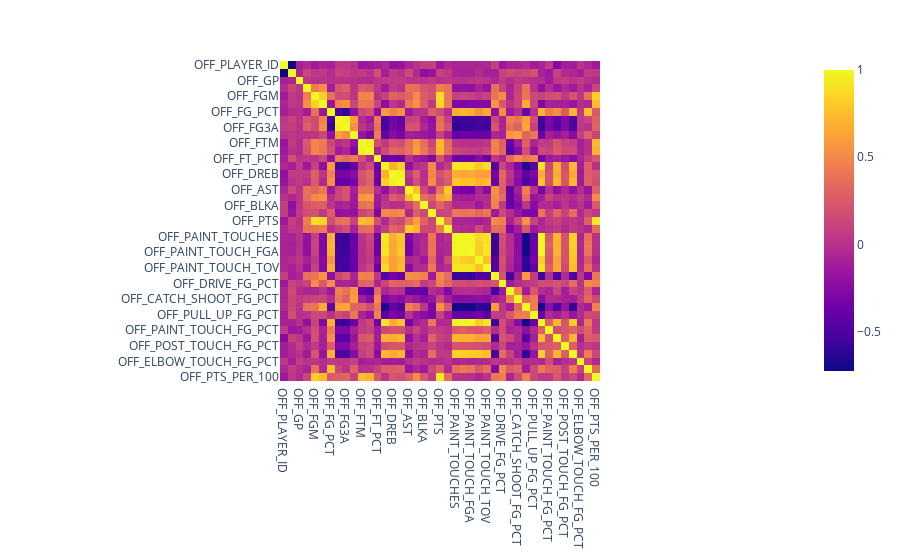
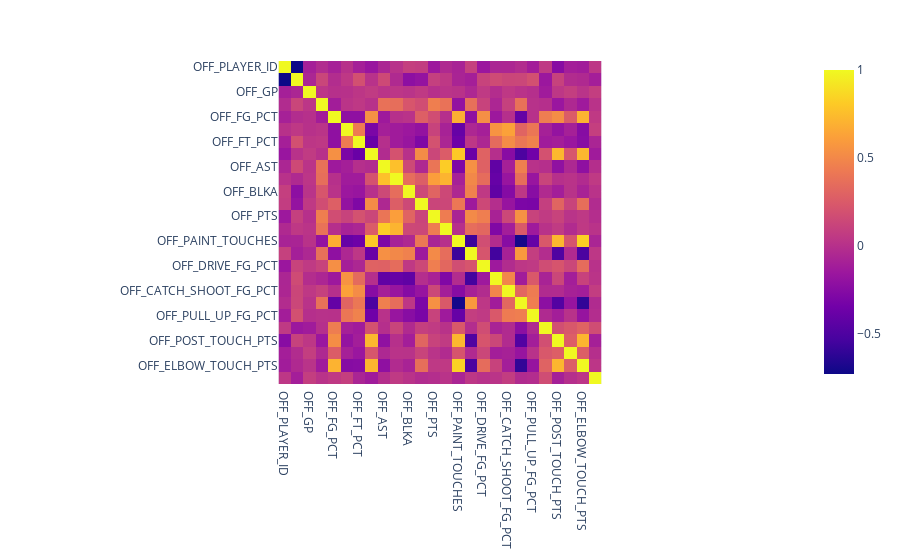

Here is the notebook cell these charts were saved with, in order:
### Markdown cell above
# Examine Correlation

Find correlation between inputs and remove redundant inputs

### Code cell
off_stats = inputs.filter(regex='^OFF').copy()

# Display correlation matrix
fig = px.imshow(off_stats.corr())
fig.show()

# Drop columns with correlation > 0.9
off_cols = ['OFF_FGM', 'OFF_FGA', 'OFF_EFF_FG_PCT', 'OFF_OREB', 'OFF_PAINT_TOUCH_FGA', 'OFF_PAINT_TOUCH_FGM', 'OFF_PAINT_TOUCH_TOV', 'OFF_PAINT_TOUCH_PASSES', 'OFF_PAINT_TOUCH_PTS', 'OFF_DREB', 'OFF_FG3A', 'OFF_FG3M', 'OFF_FTM', 'OFF_FTA', 'OFF_PTS_PER_100']
off_stats.drop(columns=off_cols, inplace=True)
fig = px.imshow(off_stats.corr())
fig.show()

print('Columns before removal: ' + str(len(off_cols) + len(off_stats.columns)))
print('Columns after removal: ' + str(len(off_stats.columns)))

### Figure 1 — Plotly figure (JSON) as saved in the notebook; plotly's stock layout.template omitted (floating-point values rounded to 4 significant figures; data arrays with more than 128 entries replaced by an {"elided": "..."} marker saying what was removed)
{"data": [{"coloraxis": "coloraxis", "hovertemplate": "x: %{x}<br>y: %{y}<br>color: %{z}<extra></extra>", "name": "0", "type": "heatmap", "x": ["OFF_PLAYER_ID", "OFF_AGE", "OFF_GP", "OFF_MIN", "OFF_FGM", "OFF_FGA", "OFF_FG_PCT", "OFF_FG3M", "OFF_FG3A", "OFF_FG3_PCT", "OFF_FTM", "OFF_FTA", "OFF_FT_PCT", "OFF_OREB", "OFF_DREB", "OFF_REB", "OFF_AST", "OFF_TOV", "OFF_BLKA", "OFF_PF", "OFF_PTS", "OFF_TOUCHES", "OFF_PAINT_TOUCHES", "OFF_PAINT_TOUCH_FGM", "OFF_PAINT_TOUCH_FGA", "OFF_PAINT_TOUCH_PASSES", "OFF_PAINT_TOUCH_TOV", "OFF_DRIVE_PTS", "OFF_DRIVE_FG_PCT", "OFF_CATCH_SHOOT_PTS", "OFF_CATCH_SHOOT_FG_PCT", "OFF_PULL_UP_PTS", "OFF_PULL_UP_FG_PCT", "OFF_PAINT_TOUCH_PTS", "OFF_PAINT_TOUCH_FG_PCT", "OFF_POST_TOUCH_PTS", "OFF_POST_TOUCH_FG_PCT", "OFF_ELBOW_TOUCH_PTS", "OFF_ELBOW_TOUCH_FG_PCT", "OFF_EFF_FG_PCT", "OFF_PTS_PER_100"], "xaxis": "x", "y": ["OFF_PLAYER_ID", "OFF_AGE", "OFF_GP", "OFF_MIN", "OFF_FGM", "OFF_FGA", "OFF_FG_PCT", "OFF_FG3M", "OFF_FG3A", "OFF_FG3_PCT", "OFF_FTM", "OFF_FTA", "OFF_FT_PCT", "OFF_OREB", "OFF_DREB", "OFF_REB", "OFF_AST", "OFF_TOV", "OFF_BLKA", "OFF_PF", "OFF_PTS", "OFF_TOUCHES", "OFF_PAINT_TOUCHES", "OFF_PAINT_TOUCH_FGM", "OFF_PAINT_TOUCH_FGA", "OFF_PAINT_TOUCH_PASSES", "OFF_PAINT_TOUCH_TOV", "OFF_DRIVE_PTS", "OFF_DRIVE_FG_PCT", "OFF_CATCH_SHOOT_PTS", "OFF_CATCH_SHOOT_FG_PCT", "OFF_PULL_UP_PTS", "OFF_PULL_UP_FG_PCT", "OFF_PAINT_TOUCH_PTS", "OFF_PAINT_TOUCH_FG_PCT", "OFF_POST_TOUCH_PTS", "OFF_POST_TOUCH_FG_PCT", "OFF_ELBOW_TOUCH_PTS", "OFF_ELBOW_TOUCH_FG_PCT", "OFF_EFF_FG_PCT", "OFF_PTS_PER_100"], "yaxis": "y", "z": {"elided": "41x41 float values"}}], "layout": {"coloraxis": {"colorscale": [[0, "#0d0887"], [0.1111, "#46039f"], [0.2222, "#7201a8"], [0.3333, "#9c179e"], [0.4444, "#bd3786"], [0.5556, "#d8576b"], [0.6667, "#ed7953"], [0.7778, "#fb9f3a"], [0.8889, "#fdca26"], [1, "#f0f921"]]}, "margin": {"t": 60}, "xaxis": {"anchor": "y", "constrain": "domain", "domain": [0, 1], "scaleanchor": "y"}, "yaxis": {"anchor": "x", "autorange": "reversed", "constrain": "domain", "domain": [0, 1]}}}

### Figure 2 — Plotly figure (JSON) as saved in the notebook; plotly's stock layout.template omitted (floating-point values rounded to 4 significant figures; data arrays with more than 128 entries replaced by an {"elided": "..."} marker saying what was removed)
{"data": [{"coloraxis": "coloraxis", "hovertemplate": "x: %{x}<br>y: %{y}<br>color: %{z}<extra></extra>", "name": "0", "type": "heatmap", "x": ["OFF_PLAYER_ID", "OFF_AGE", "OFF_GP", "OFF_MIN", "OFF_FG_PCT", "OFF_FG3_PCT", "OFF_FT_PCT", "OFF_REB", "OFF_AST", "OFF_TOV", "OFF_BLKA", "OFF_PF", "OFF_PTS", "OFF_TOUCHES", "OFF_PAINT_TOUCHES", "OFF_DRIVE_PTS", "OFF_DRIVE_FG_PCT", "OFF_CATCH_SHOOT_PTS", "OFF_CATCH_SHOOT_FG_PCT", "OFF_PULL_UP_PTS", "OFF_PULL_UP_FG_PCT", "OFF_PAINT_TOUCH_FG_PCT", "OFF_POST_TOUCH_PTS", "OFF_POST_TOUCH_FG_PCT", "OFF_ELBOW_TOUCH_PTS", "OFF_ELBOW_TOUCH_FG_PCT"], "xaxis": "x", "y": ["OFF_PLAYER_ID", "OFF_AGE", "OFF_GP", "OFF_MIN", "OFF_FG_PCT", "OFF_FG3_PCT", "OFF_FT_PCT", "OFF_REB", "OFF_AST", "OFF_TOV", "OFF_BLKA", "OFF_PF", "OFF_PTS", "OFF_TOUCHES", "OFF_PAINT_TOUCHES", "OFF_DRIVE_PTS", "OFF_DRIVE_FG_PCT", "OFF_CATCH_SHOOT_PTS", "OFF_CATCH_SHOOT_FG_PCT", "OFF_PULL_UP_PTS", "OFF_PULL_UP_FG_PCT", "OFF_PAINT_TOUCH_FG_PCT", "OFF_POST_TOUCH_PTS", "OFF_POST_TOUCH_FG_PCT", "OFF_ELBOW_TOUCH_PTS", "OFF_ELBOW_TOUCH_FG_PCT"], "yaxis": "y", "z": {"elided": "26x26 float values"}}], "layout": {"coloraxis": {"colorscale": [[0, "#0d0887"], [0.1111, "#46039f"], [0.2222, "#7201a8"], [0.3333, "#9c179e"], [0.4444, "#bd3786"], [0.5556, "#d8576b"], [0.6667, "#ed7953"], [0.7778, "#fb9f3a"], [0.8889, "#fdca26"], [1, "#f0f921"]]}, "margin": {"t": 60}, "xaxis": {"anchor": "y", "constrain": "domain", "domain": [0, 1], "scaleanchor": "y"}, "yaxis": {"anchor": "x", "autorange": "reversed", "constrain": "domain", "domain": [0, 1]}}}
